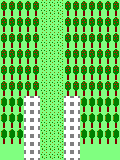

The image is a tile-based game level rendered from a .tmx file. Its description and complete source (layers, tilesets, objects, tile grids) follow:
An orthogonal 15x20 tile map with 8x8 px tiles, 1 tile layer (Capa de Patrones 1).

<map version="1.0" tiledversion="2018.06.01" orientation="orthogonal" renderorder="right-down" width="15" height="20" tilewidth="8" tileheight="8" infinite="0" nextlayerid="2" nextobjectid="1">
 <tileset firstgid="1" name="tiles" tilewidth="8" tileheight="8" tilecount="45" columns="9">
  <image source="../../tiles.png" width="72" height="40" />
 </tileset>
 <layer id="1" name="Capa de Patrones 1" width="15" height="20">
  <data encoding="csv">
36,36,36,36,36,8,8,8,36,36,36,36,36,36,36,
38,38,38,38,38,8,8,8,38,38,38,38,38,38,38,
36,36,36,36,36,8,8,8,36,36,36,36,36,36,36,
38,38,38,38,38,8,8,8,38,38,38,38,38,38,38,
36,36,36,36,36,8,8,8,36,36,36,36,36,36,36,
38,38,38,38,38,8,8,8,38,38,38,38,38,38,38,
36,36,36,36,36,8,8,8,36,36,36,36,36,36,36,
38,38,38,38,38,8,8,8,38,38,38,38,38,38,38,
36,36,36,36,36,8,8,8,36,36,36,36,36,36,36,
38,38,38,38,38,8,8,8,38,38,38,38,38,38,38,
36,36,36,36,36,8,8,8,36,36,36,36,36,36,36,
38,38,38,38,38,8,8,8,38,38,38,38,38,38,38,
37,37,37,15,15,8,8,8,15,15,37,37,37,37,37,
38,38,38,15,15,8,8,8,15,15,38,38,38,38,38,
37,37,37,15,15,8,8,8,15,15,37,37,37,37,37,
38,38,38,15,15,8,8,8,15,15,38,38,38,38,38,
37,37,37,15,15,8,8,8,15,15,37,37,37,37,37,
38,38,38,15,15,8,8,8,15,15,38,38,38,38,38,
5,5,5,15,15,8,8,8,15,15,5,5,5,5,5,
5,5,5,15,15,8,8,8,15,15,5,5,5,5,5
</data>
 </layer>
</map>
